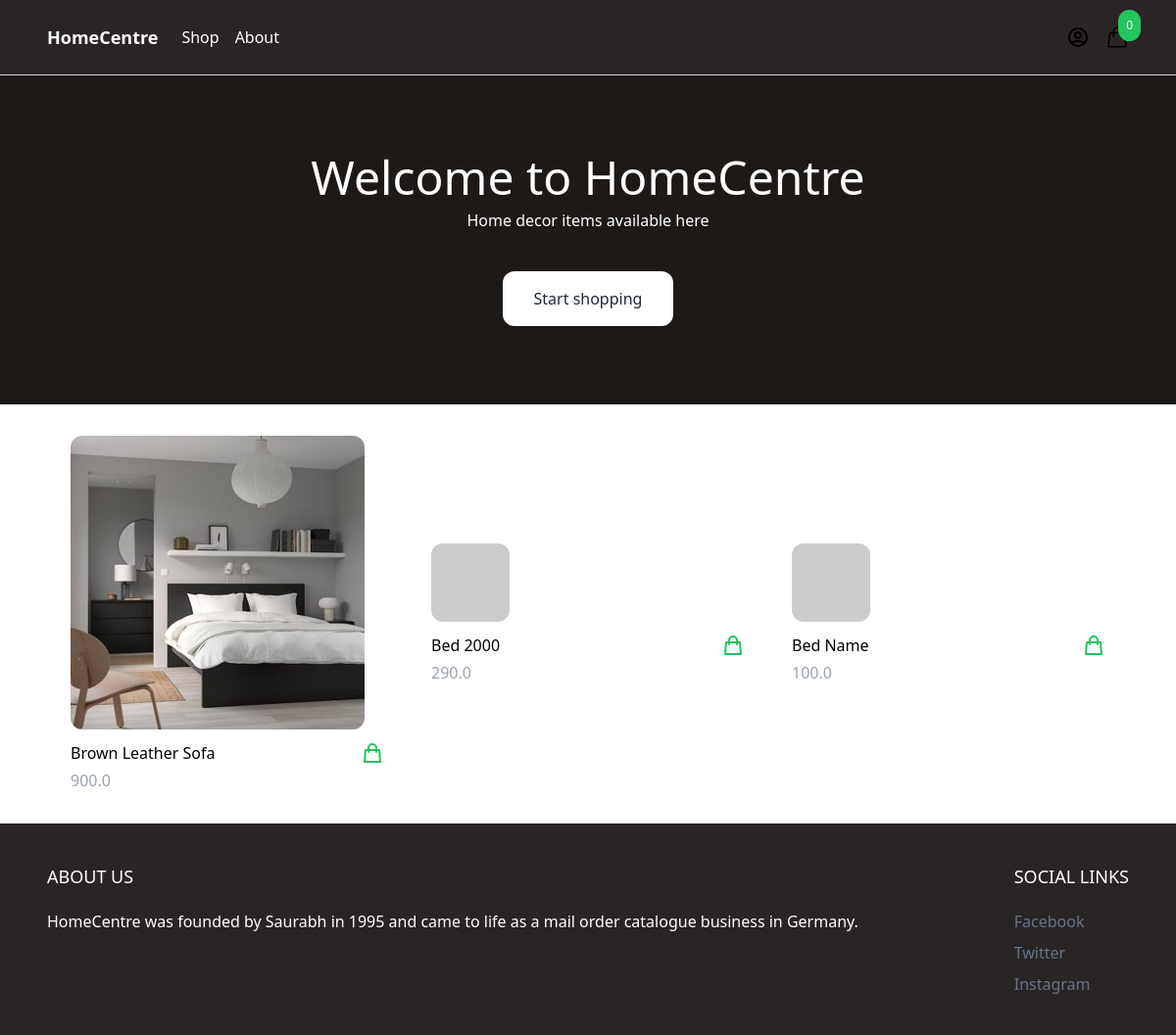
The page / on the database its author committed.
### product/models.py (models this page shows, shortened)
class Product(models.Model):
    category = models.ForeignKey(Category, related_name='products', on_delete=models.CASCADE)
    name = models.CharField(max_length=255)
    slug = models.SlugField()
    description = models.TextField(blank=True, null=True)
    price = models.IntegerField()
    created_at = models.DateTimeField(auto_now_add=True)
    image = models.ImageField(upload_to='uploads/', blank=True, null=True)
    thumbnail = models.ImageField(upload_to='uploads/', blank=True, null=True)
    class Meta:
        ordering = ('-created_at',)
    def get_display_price(self):
        return self.price / 100
    def get_thumbnail(self):
        if self.thumbnail:
            return self.thumbnail.url
        else:
            if self.image:
                self.thumbnail = self.make_thumbnail(self.image)
                self.save()
                return self.thumbnail.url
            else:
                return 'https://via.placeholder.com/240x240x.jpg'

### core/views.py (the view)
# urls.py: path('', frontpage, name='frontpage'),
def frontpage(request):
    products = Product.objects.all()[0:8]
    return render(request, 'core/frontpage.html', {'products': products})

### cart/cart.py (called while the page is built)
    def __len__(self):
        return sum(item['quantity'] for item in self.cart.values())

### cart/context_processors.py (called while the page is built)
def cart(request):
    return {'cart': Cart(request)}

### core/templates/core/frontpage.html (shortened to what this page needs)
{% extends 'core/base.html'%}
{% block content %}
<header class="px-6 py-10 lg:py-20 bg-stone-900">
    <div class="max-w-3xl mx-auto text-center">
        <p class="mb-2 text-3xl lg:text-5xl text-white">Welcome to HomeCentre</p>
        <p class="mb-10 text-white">Home decor items available here</p>
    <a href="#" class="inline-block px-8 py-4 rounded-xl bg-white text-gray-800 hover:bg-gray-200">Start shopping</a>
    </div>
</header>
<div class="max-w-6xl mx-auto py-2 px-6 xl:px-0">
    <div class="products flex items-center flex-wrap">
        {% for product in products %}
        {% include 'product/partials/product_list_item.html' %}
        {% endfor %}
    </div>
</div>
{% endblock %}

### product/templates/product/partials/product_list_item.html
<div class="w-full md:w-1/3 xl:w-1/4 p-6">
    <a href="{% url 'product' product.slug %}">
        <img src="{{ product.get_thumbnail }}" class="rounded-xl hover:shadow-lg">
    </a>
    <div class="pt-3 flex items-center justify-between">
        <a href="{% url 'product' product.slug %}">{{ product.name }}</a>
        <a
            href="#"
            hx-get="{% url 'add_to_cart' product.id %}"
            hx-target="#menu-cart-button"
            hx-swap="outerHTML"
            class="text-green-500 hover:text-green-800"
        >
            <svg xmlns="http://www.w3.org/2000/svg" class="h-6 w-6" fill="none" viewBox="0 0 24 24" stroke="currentColor">
                <path stroke-linecap="round" stroke-linejoin="round" stroke-width="2" d="M16 11V7a4 4 0 00-8 0v4M5 9h14l1 12H4L5 9z" />
            </svg>
        </a>
    </div>
    <p class="pt-1 text-gray-400">{{ product.get_display_price }}</p>
</div>

### rows shown on the page
Product: get_thumbnail (picture), name "Brown Leather Sofa", get_display_price "900.0"
Product: name "Bed 2000", get_display_price "290.0"
Product: name "Bed Name", get_display_price "100.0"

### other values the page prints
{{ cart|length }} "0"
